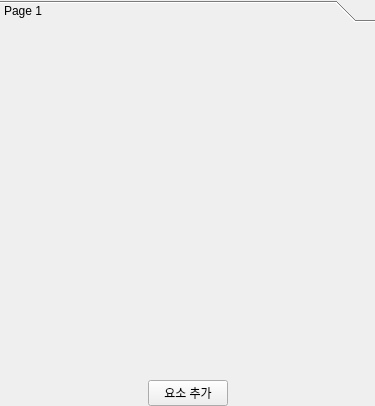
<?xml version="1.0" encoding="UTF-8"?>
<ui version="4.0">
 <class>PropertyDock</class>
 <widget class="QDockWidget" name="PropertyDock">
  <property name="geometry">
   <rect>
    <x>0</x>
    <y>0</y>
    <width>375</width>
    <height>406</height>
   </rect>
  </property>
  <property name="windowTitle">
   <string>Property</string>
  </property>
  <widget class="QWidget" name="dockWidgetContents">
   <property name="minimumSize">
    <size>
     <width>300</width>
     <height>0</height>
    </size>
   </property>
   <property name="baseSize">
    <size>
     <width>0</width>
     <height>0</height>
    </size>
   </property>
   <layout class="QVBoxLayout" name="verticalLayout">
    <property name="spacing">
     <number>2</number>
    </property>
    <property name="margin">
     <number>0</number>
    </property>
    <item>
     <widget class="QToolBox" name="ui_ToolBox">
      <property name="currentIndex">
       <number>0</number>
      </property>
      <widget class="QWidget" name="page">
       <property name="geometry">
        <rect>
         <x>0</x>
         <y>0</y>
         <width>375</width>
         <height>315</height>
        </rect>
       </property>
       <attribute name="label">
        <string>Page 1</string>
       </attribute>
       <zorder></zorder>
      </widget>
     </widget>
    </item>
    <item>
     <layout class="QHBoxLayout" name="horizontalLayout">
      <property name="spacing">
       <number>0</number>
      </property>
      <item>
       <spacer name="horizontalSpacer">
        <property name="orientation">
         <enum>Qt::Horizontal</enum>
        </property>
        <property name="sizeHint" stdset="0">
         <size>
          <width>17</width>
          <height>20</height>
         </size>
        </property>
       </spacer>
      </item>
      <item>
       <widget class="QPushButton" name="ui_AddComponent">
        <property name="text">
         <string>요소 추가</string>
        </property>
       </widget>
      </item>
      <item>
       <spacer name="horizontalSpacer_2">
        <property name="orientation">
         <enum>Qt::Horizontal</enum>
        </property>
        <property name="sizeHint" stdset="0">
         <size>
          <width>40</width>
          <height>20</height>
         </size>
        </property>
       </spacer>
      </item>
     </layout>
    </item>
   </layout>
  </widget>
 </widget>
 <resources/>
 <connections/>
</ui>
